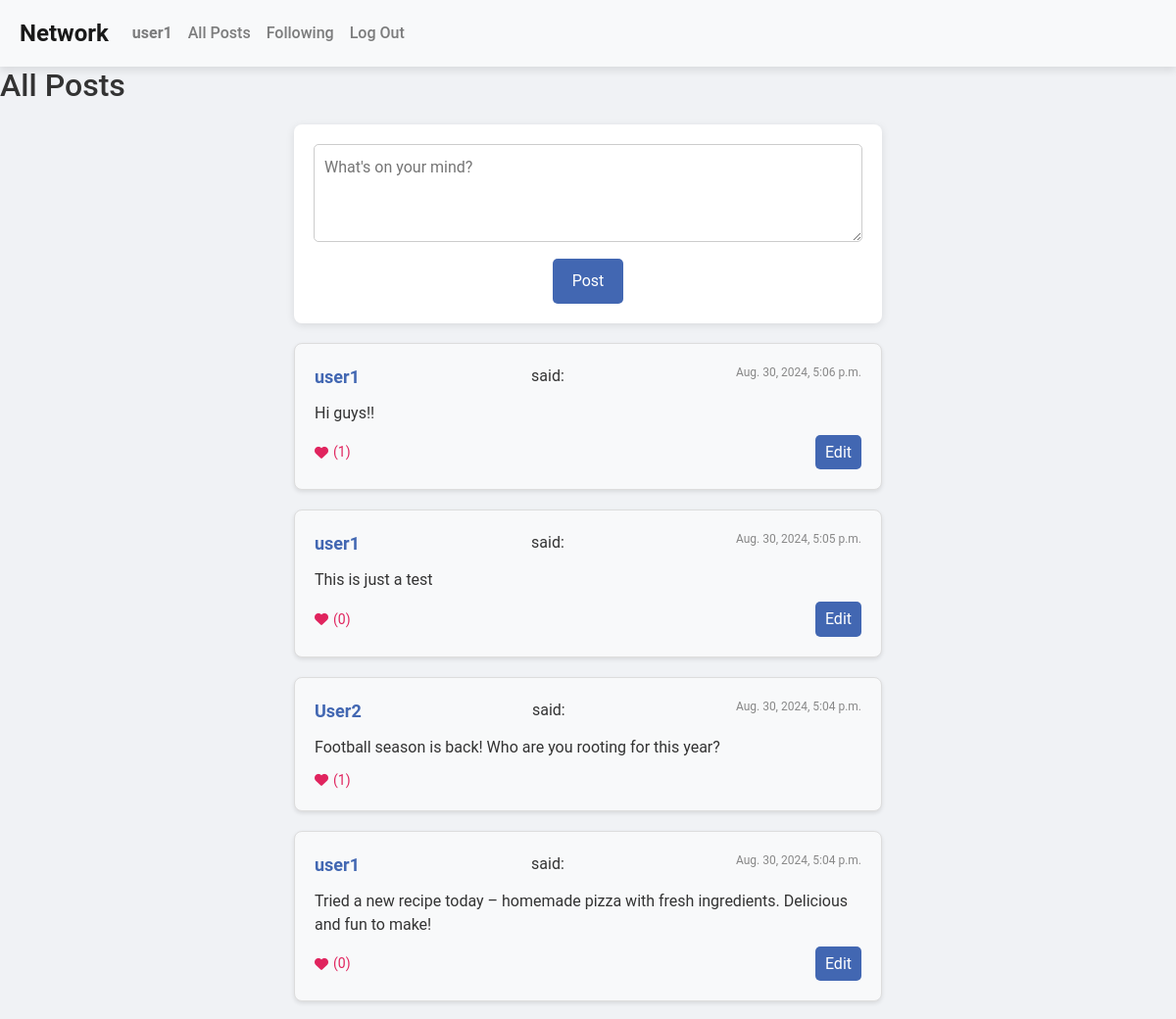
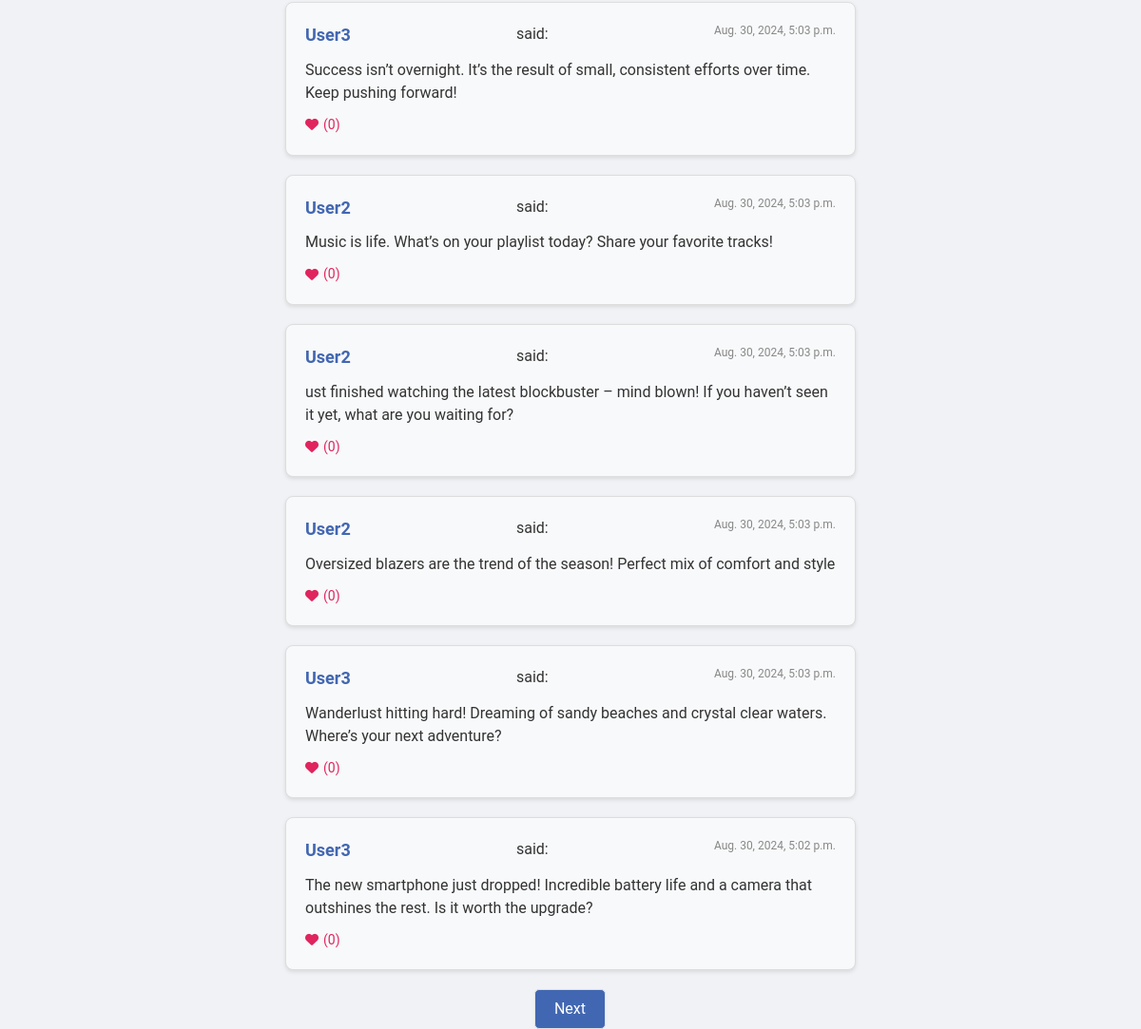
/ (signed in), run on the app's committed database (2 pictures, top to bottom).
### network/models.py (models this page shows, shortened)
class User(AbstractUser):
    pass

class Post(models.Model):
    user = models.ForeignKey(User, on_delete=models.CASCADE, related_name="posts")
    content = models.TextField()
    timestamp = models.DateTimeField(auto_now_add=True)

### network/views.py (the view)
# urls.py: path("", views.index, name="index"),
def index(request):
    posts = Post.objects.all().order_by("-timestamp")
    paginator = Paginator(posts, 10)
    page_number = request.GET.get('page')
    posts_of_the_page = paginator.get_page(page_number)
    return render(request, "network/index.html", {
        "posts": posts,
        "posts_of_the_page":posts_of_the_page
    })

### network/templates/network/index.html (shortened to what this page needs)
{% extends "network/layout.html" %}
{% block body %}
    <h2>All Posts</h2>
    {% if user.is_authenticated %}
        <form id="create-post-form">
            <textarea id="new-post-content" placeholder="What's on your mind?" required></textarea>
            <button type="submit">Post</button>
        </form>
    {% endif %}
    <div class="posts">
        {% for post in posts_of_the_page %}
            <div class="post">
                <div class="post-header">
                    <strong><a href="{% url 'profile' user_id=post.user.id %}">{{ post.user.username }}</a></strong> said:
                    <span class="timestamp">{{ post.timestamp }}</span>
                </div>
                <p class="post-content" data-post-id="{{ post.id }}">{{ post.content }}</p>
                <div class="post-footer">
                    {% if user.is_authenticated %}
                        <button class="like-btn" data-post-id="{{ post.id }}">
                            <i class="fas fa-heart"></i> (<span class="like-count">{{ post.likes.count }}</span>)
                        </button>
                        {% if post.user == user %}
                            <button class="edit-btn" data-post-id="{{ post.id }}">Edit</button>
                        {% endif %}
                    {% endif %}
                </div>
            </div>
        {% endfor %}
    </div>
    <div class="Pag">
        <ul>
            {% if posts_of_the_page.has_next %}
                <li class="pageBut"><a class="page-link" href="?page={{ posts_of_the_page.next_page_number }}">Next</a></li>
            {% endif %}
        </ul>
    </div>
{% endblock %}

### network/templates/network/layout.html (shortened to what this page needs)
{% load static %}
<!DOCTYPE html>
<html lang="en">
    <head>
        <link rel="stylesheet" href="https://stackpath.bootstrapcdn.com/bootstrap/4.4.1/css/bootstrap.min.css">
        <link href="{% static 'network/styles.css' %}" rel="stylesheet">
        <link rel="stylesheet" href="https://cdnjs.cloudflare.com/ajax/libs/font-awesome/6.0.0-beta3/css/all.min.css">
    </head>
    <body>
        <nav class="navbar navbar-expand-lg navbar-light bg-light">
            <a class="navbar-brand" href="#">Network</a>
            <div>
              <ul class="navbar-nav mr-auto">
                {% if user.is_authenticated %}
                    <li class="nav-item">
                        <a class="nav-link" href="{% url 'profile' user_id=user.id %}"><strong>{{ user.username }}</strong></a>
                    </li>
                {% endif %}
                <li class="nav-item">
                  <a class="nav-link" href="{% url 'index' %}">All Posts</a>
                </li>
                {% if user.is_authenticated %}
                    <li class="nav-item">
                        <a class="nav-link" href="{% url 'following' %}">Following</a>
                    </li>
                    <li class="nav-item">
                        <a class="nav-link" href="{% url 'logout' %}">Log Out</a>
                    </li>
                {% endif %}
              </ul>
            </div>
          </nav>
        <div class="body">
            {% block body %}
            {% endblock %}
        </div>
    </body>
</html>

### network/static/network/styles.css (style rules this page uses)
* { margin: 0; padding: 0; box-sizing: border-box; }
body { font-family: 'Roboto', sans-serif; background-color: #f0f2f5; color: #333; line-height: 1.6; }
.navbar { background-color: #4267B2; padding: 10px 20px; box-shadow: 0 4px 8px rgba(0, 0, 0, 0.1); }
.navbar-brand { color: #fff; font-size: 1.5rem; font-weight: bold; }
.navbar-nav .nav-link { color: #fff; font-weight: 500; padding: 10px 15px; transition: background-color 0.3s ease, color 0.3s ease; }
.posts { margin: 20px auto; max-width: 600px; }
.post { background-color: #f8f9fa; padding: 20px; margin-bottom: 20px; border-radius: 8px; border: 1px solid #ddd; box-shadow: 0 2px 4px rgba(0, 0, 0, 0.1); position: relative; }
#create-post-form { background-color: #fff; padding: 20px; border-radius: 8px; box-shadow: 0 2px 8px rgba(0, 0, 0, 0.1); margin-bottom: 20px; max-width: 600px; margin: 20px auto; }
#create-post-form textarea { width: 100%; height: 100px; border-radius: 5px; border: 1px solid #ccc; padding: 10px; font-size: 16px; margin-bottom: 10px; transition: border-color 0.3s ease, box-shadow 0.3s ease; }
#create-post-form button { background-color: #4267B2; color: white; border: none; padding: 10px 20px; border-radius: 5px; cursor: pointer; font-size: 16px; transition: background-color 0.3s ease, box-shadow 0.3s ease; display: block; margin: 0 auto; }
.post-header { display: flex; justify-content: space-between; margin-bottom: 10px; }
.post-header strong a { font-size: 18px; color: #4267B2; text-decoration: none; }
.timestamp { font-size: 12px; color: #888; }
.post-content { font-size: 16px; line-height: 1.5; color: #333; margin-bottom: 10px; }
.post-footer { display: flex; justify-content: flex-start; align-items: center; }
.like-btn { background-color: transparent; border: none; color: #e0245e; font-size: 14px; cursor: pointer; display: flex; align-items: center; }
.like-btn i { margin-right: 5px; }
.edit-btn { background-color: #4267B2; color: white; border: none; padding: 5px 10px; margin-left: 10px; border-radius: 5px; cursor: pointer; margin-left : auto; }
.post-footer button { transition: background-color 0.3s ease, color 0.3s ease; }
.Pag { display: flex; justify-content: space-between; margin-top: 20px; max-width: 600px; margin-left: auto; margin-right: auto; }
.Pag ul { display: flex; justify-content: space-between; width: 100%; padding: 0; margin: 0; }
.pageBut { list-style: none; }
.pageBut:first-child { margin-right: auto; }
.pageBut:last-child { margin-left: auto; }
.page-link { display: inline-block; padding: 10px 20px; background-color: #4267B2; color: white; border-radius: 5px; text-decoration: none; font-size: 16px; transition: background-color 0.3s ease, box-shadow 0.3s ease; }

### data on the page
User: username "user1"
Post: user.username "user1", timestamp "Aug. 30, 2024, 5:06 p.m.", content "Hi guys!!", likes.count "1"
Post: user.username "user1", timestamp "Aug. 30, 2024, 5:05 p.m.", content "This is just a test", likes.count "0"
Post: user.username "User2", timestamp "Aug. 30, 2024, 5:04 p.m.", content "Football season is back! Who are you rooting for this year?", likes.count "1"
Post: user.username "user1", timestamp "Aug. 30, 2024, 5:04 p.m.", content "Tried a new recipe today – homemade pizza with fresh ingredients. Delicious and fun to make!", likes.count "0"
Post: user.username "User3", timestamp "Aug. 30, 2024, 5:03 p.m.", content "Success isn’t overnight. It’s the result of small, consistent efforts over time. Keep pushing forward!", likes.count "0"
Post: user.username "User2", timestamp "Aug. 30, 2024, 5:03 p.m.", content "Music is life. What’s on your playlist today? Share your favorite tracks!", likes.count "0"
Post: user.username "User2", timestamp "Aug. 30, 2024, 5:03 p.m.", content "ust finished watching the latest blockbuster – mind blown! If you haven’t seen it yet, what are you waiting for?", likes.count "0"
Post: user.username "User2", timestamp "Aug. 30, 2024, 5:03 p.m.", content "Oversized blazers are the trend of the season! Perfect mix of comfort and style", likes.count "0"
Post: user.username "User3", timestamp "Aug. 30, 2024, 5:03 p.m.", content "Wanderlust hitting hard! Dreaming of sandy beaches and crystal clear waters. Where’s your next adventure?", likes.count "0"
Post: user.username "User3", timestamp "Aug. 30, 2024, 5:02 p.m.", content "The new smartphone just dropped! Incredible battery life and a camera that outshines the rest. Is it worth the upgrade?", likes.count "0"
